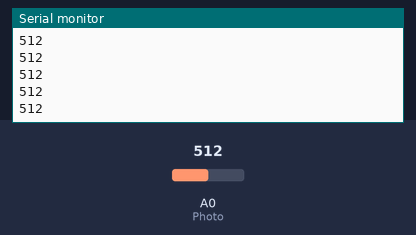
The sketch below on a simulated Arduino Uno, built with avr-gcc and run on an emulated ATmega328P. Parts: the last lines printed to the serial monitor. The test bench sets the inputs (shaded band); at power-on: A0 (Photo) = 512.

Above: at 1.2 s.
1.3 s: A0 (Photo) set to 716
At 1.31 s:
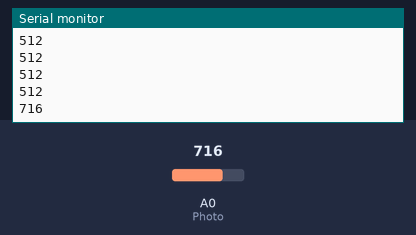
2.8 s: A0 (Photo) set to 900
At 2.81 s:
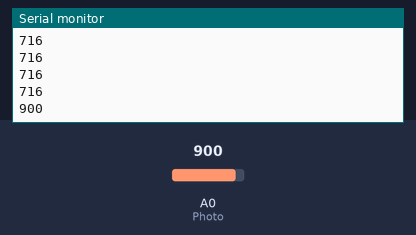
Timing chart, 0 to 5.8 s (numbered marks = the images above; inputs shaded):
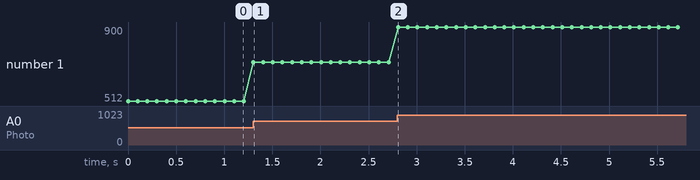

Measured:
- after the input at 1.3 s, the serial monitor: prints a new line at once (image 1)
- after the input at 2.8 s, the serial monitor: prints a new line at once (image 2)
- plotted number 1: 512 → 716 after the input at 1.3 s, 716 → 900 after the input at 2.8 s

The sketch:

Photoresistor.ino
```cpp
int Photo = A0;

void setup()
{
  pinMode(Photo, INPUT);
  Serial.begin(9600);
}

void loop()
{
  //Photoresistor values range between 0 and 1023
  int Value = analogRead(Photo);
  Serial.println(Value);
  delay(100);
}
```
